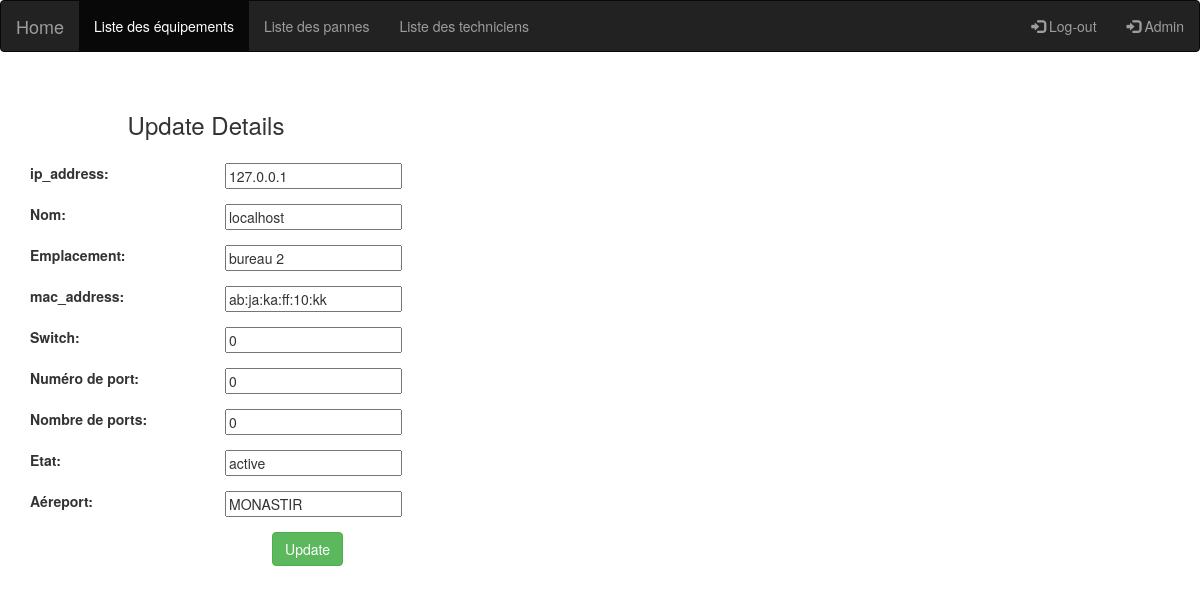
/equips/update/47, run on an earlier commit of the app's database.
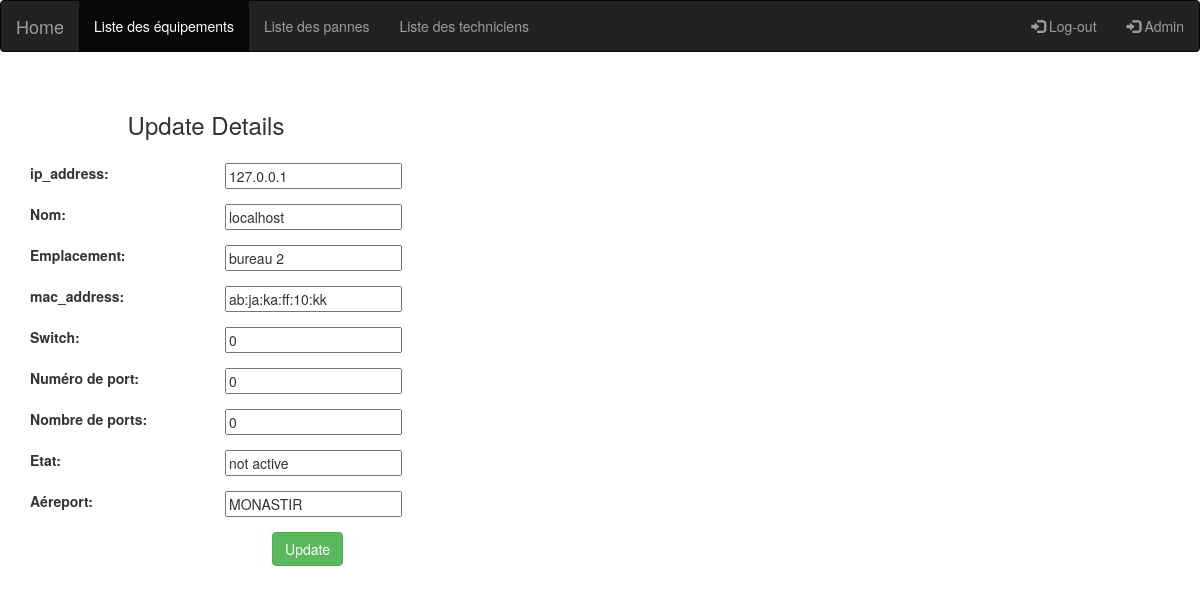
And on a later commit of the database.
### monitor/models.py (models this page shows, shortened)
class Equipement(models.Model):
    MONASTIR = 'MONASTIR'
    ENFIDHA = 'ENFIDHA'
    aireport = [
        (MONASTIR, 'monastir'),
        (ENFIDHA, 'enfidha'),
    ]
    ip_add = models.CharField(max_length=20)
    nom = models.CharField(max_length=30)
    emplacement = models.CharField(max_length=30)
    mac_add = models.CharField(max_length=30)
    etat = models.CharField(max_length=30)
    aeroport = models.CharField(max_length=30,choices=aireport,
        default=MONASTIR,)
    switch = models.CharField(max_length=30,default=0,unique=False)
    num_port = models.IntegerField(default=0)
    nbre_port = models.IntegerField(default=0)

### monitor/views.py (the view)
# urls.py: path('update/<int:id>', views.update),
def update(request, id):
    equipement = Equipement.objects.get(id=id)
    form = EquipementForm(request.POST, instance = equipement)
    if form.is_valid():
        form.save()
        return redirect("/equips/show")
    return render(request, 'edit.html', {'equipement': equipement})

### monitor/templates/edit.html (shortened to what this page needs)
<!DOCTYPE html>
<html lang="en">
<head>
{% load static %}
    <link rel="stylesheet" href="{% static  'css/style.css' %}"/>
</head>
<link href="//maxcdn.bootstrapcdn.com/bootstrap/3.3.0/css/bootstrap.min.css" rel="stylesheet" id="bootstrap-css">
<nav class="navbar navbar-inverse">
  <div class="container-fluid">
    <div class="navbar-header">
      <a class="navbar-brand" href="/">Home</a>
    </div>
    <ul class="nav navbar-nav">
      <li class="active"><a href="/equips/show">Liste des équipements</a></li>
      <li><a href="/equips/show_panne">Liste des pannes</a></li>
      <li><a href="/equips/show_technicien">Liste des techniciens</a></li>
    </ul>
    <ul class="nav navbar-nav navbar-right">
      <li><a href="{% url 'logout' %}"><span class="glyphicon glyphicon-log-in"></span> Log-out</a></li>
      <li><a href="/admin"><span class="glyphicon glyphicon-log-in"></span> Admin</a></li>
    </ul>
  </div>
</nav>
<body>
<form method="POST" class="post-form" action="/equips/update/{{equipement.id}}">
    <div class="container">
<br>
    <div class="form-group row">
    <label class="col-sm-1 col-form-label"></label>
    <div class="col-sm-4">
    <h3>Update Details</h3>
    </div>
  </div>
    <div class="form-group row">
    <label class="col-sm-2 col-form-label">ip_address:</label>
    <div class="col-sm-4">
        <input type="text" name="ip_add" id="id_eip_add" required maxlength="20" value="{{ equipement.ip_add }}"/>
    </div>
  </div>
  <div class="form-group row">
    <label class="col-sm-2 col-form-label">Nom:</label>
    <div class="col-sm-4">
        <input type="text" name="nom" id="id_enom" required maxlength="100" value="{{ equipement.nom }}" />
    </div>
  </div>
    <div class="form-group row">
    <label class="col-sm-2 col-form-label">Emplacement:</label>
    <div class="col-sm-4">
        <input type="text" name="emplacement" id="id_emplacement" required maxlength="254" value="{{ equipement.emplacement }}" />
    </div>
  </div>
    <div class="form-group row">
    <label class="col-sm-2 col-form-label">mac_address:</label>
    <div class="col-sm-4">
        <input type="text" name="mac_add" id="id_emac" required maxlength="30" value="{{ equipement.mac_add }}" />
    </div>
  </div>
        <div class="form-group row">
    <label class="col-sm-2 col-form-label">Switch:</label>
    <div class="col-sm-4">
        <input type="text" name="switch" id="id_switch" required maxlength="30" value="{{ equipement.switch }}" />
    </div>
  </div>
        <div class="form-group row">
    <label class="col-sm-2 col-form-label">Numéro de port:</label>
    <div class="col-sm-4">
        <input type="text" name="num_port" id="id_num_port" required maxlength="30" value="{{ equipement.num_port }}" />
    </div>
  </div>
        <div class="form-group row">
    <label class="col-sm-2 col-form-label">Nombre de ports:</label>
    <div class="col-sm-4">
        <input type="text" name="nbre_port" id="id_nbre_port" required maxlength="30" value="{{ equipement.nbre_port }}" />
    </div>
  </div>
     <div class="form-group row">
    <label class="col-sm-2 col-form-label">Etat:</label>
    <div class="col-sm-4">
        <input type="text" name="etat" id="id_etat" required maxlength="254" value="{{ equipement.etat }}" />
    </div>
  </div>
        <div class="form-group row">
    <label class="col-sm-2 col-form-label">Aéreport:</label>
    <div class="col-sm-4">
        <input type="text" name="aeroport" id="id_aeroport" required maxlength="254" value="{{ equipement.aeroport }}" />
    </div>
  </div>
    <div class="form-group row">
    <label class="col-sm-1 col-form-label"></label>
    <div class="col-sm-4">
    <center><button type="submit" class="btn btn-success">Update</button></center>
    </div>
  </div>
    </div>
</form>
</body>
</html>

What changed in the data, as far as the page shows it:
changed Equipement "localhost": etat "active" → "not active"
